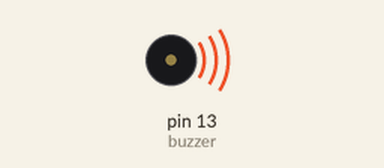
This sketch was run on a simulated Arduino Uno, built with avr-gcc and run on an emulated ATmega328P. On the bench: buzzer (waves = sounding).

Above: at 0.05 s.
Timing chart, 0 to 3.0 s (numbered marks = the images above):
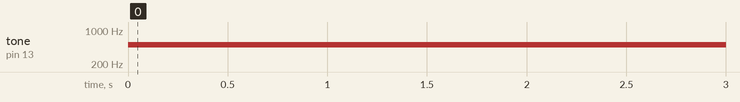

Measured:
- by itself, tone on pin 13 (buzzer): silent → 500 Hz at 0.00 s

The sketch:

buzzer.ino
```cpp
const byte buzzer = 13;

void setup() {
  pinMode(buzzer, OUTPUT);

}

void loop() {
 tone(buzzer, 500, 100);

 delay(100);
}
```
